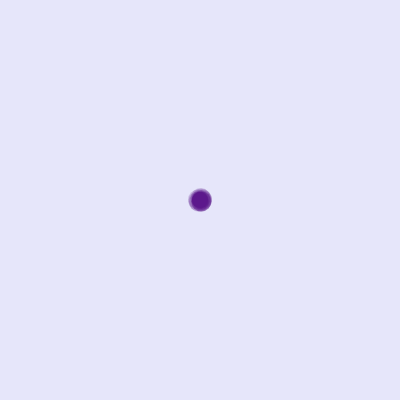
Frame 1 (no input)
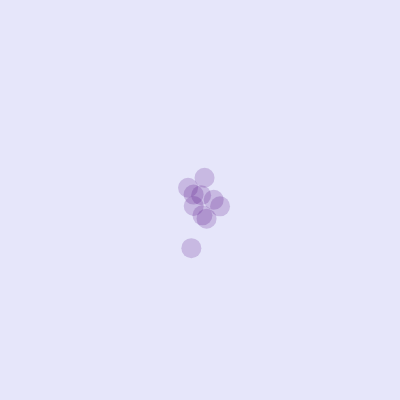
Frame 60 (no input)
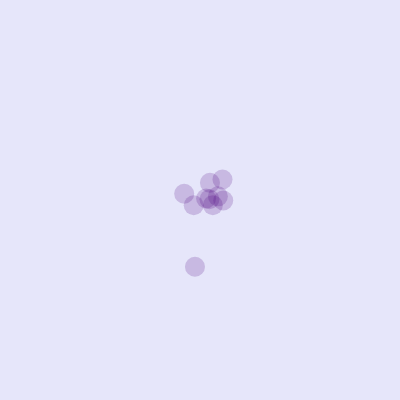
Frame 120 (the mouse pressed at the canvas centre since frame 60)

The p5.js sketch that drew these frames (run headless with seeded random() and noise() and a simulated clock; from frame 60 on, the mouse is pressed at the canvas centre):

// p5.js sketch
// ── sketch.js
// -
// Camminatori fatti con i vettori by Ilenia Balella 
// 2020 © Ilenia Balella @ileniab, Daniele @Fupete and the course DSII2020 at DESIGN.unirsm 
// github.com/dsii-2020-unirsm — github.com/ileniab
// Educational purposes, MIT License, 2020, San Marino
// —

let position;

let dim = 20;

let n= 10;

let camminatore = []; //array vuoto

function setup() {
  createCanvas(400, 400);
  for (let i = 0; i < n; i++) {
    camminatore[i] = new Walker(); //crea camminatori di numero = n 
  }
}

function draw() {
  background(230, 230, 250);

  for (let i = 0; i < camminatore.length; i++) {

    camminatore[i].step(); //sposta
    camminatore[i].display();  //mostra
  }
}

class Walker { //classe di camminatori
  constructor() { //funzione setup che definisce la posizione iniziale
    this.position = createVector(200, 200);

  }

  display() {
    noStroke();
    fill(75, 0, 130, 50);
    ellipse(this.position.x, this.position.y, dim, dim);
  }

  step() {

    var step = p5.Vector.random2D();

    var r = random(100);
    if (r < 1) { //l'1%
      //ridimensiona il vettore con la moltiplicazione random tra 0 e 25
      step.mult(random(25)); 
    } else {
      step.setMag(2);    //imposta grandezza vettore
    }
    
    //costringi la posizione x all'interno della canvas
    this.position.x = constrain(this.position.x, 0 + dim, width - dim);
    
    //costringi la posizione y all'interno della canvas
    this.position.y = constrain(this.position.y, 0 + dim, height - dim);
    
    this.position.add(step); //aggiungi alla posizione lo step
  }
}
